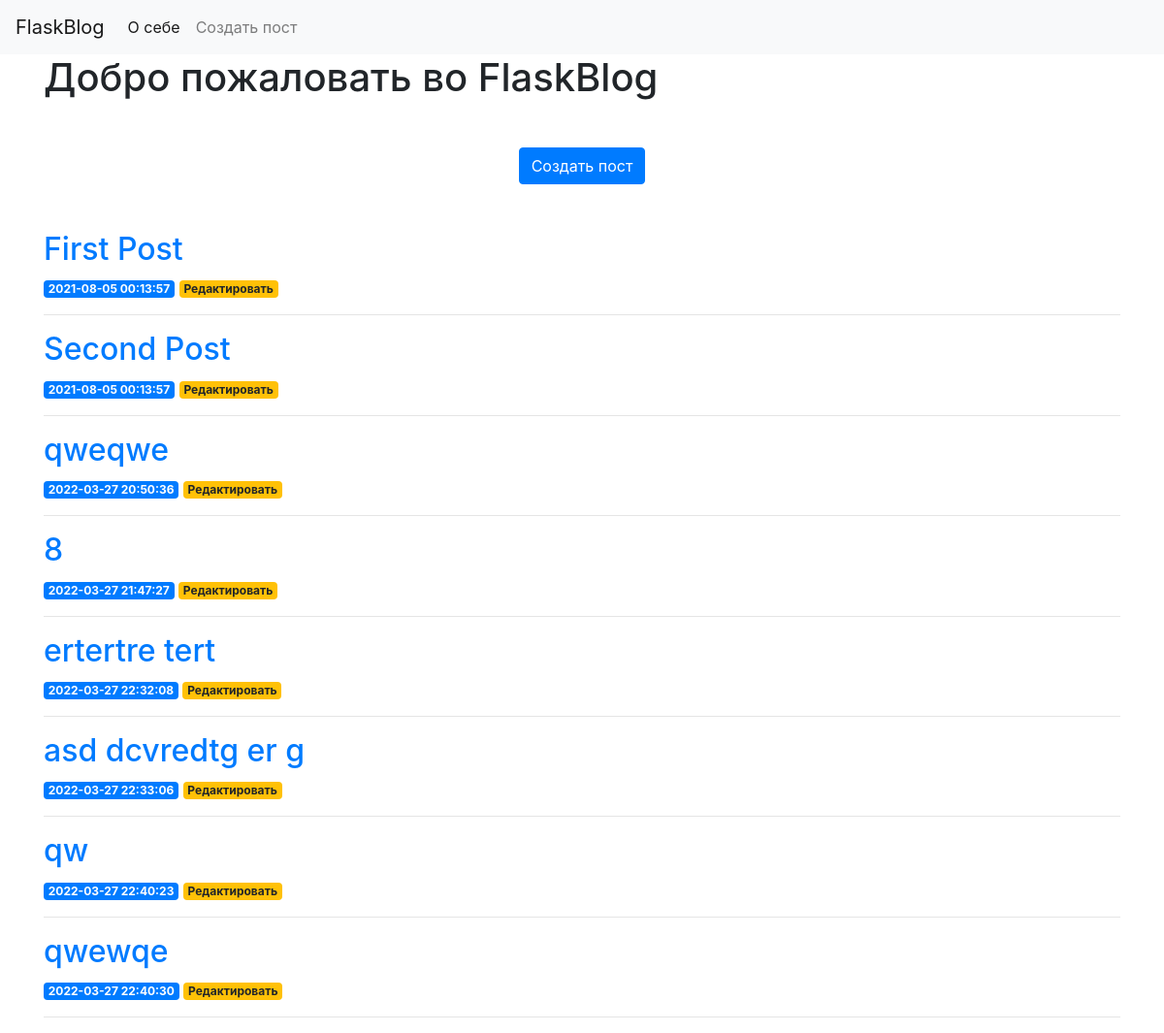
Before: / with the older database file.
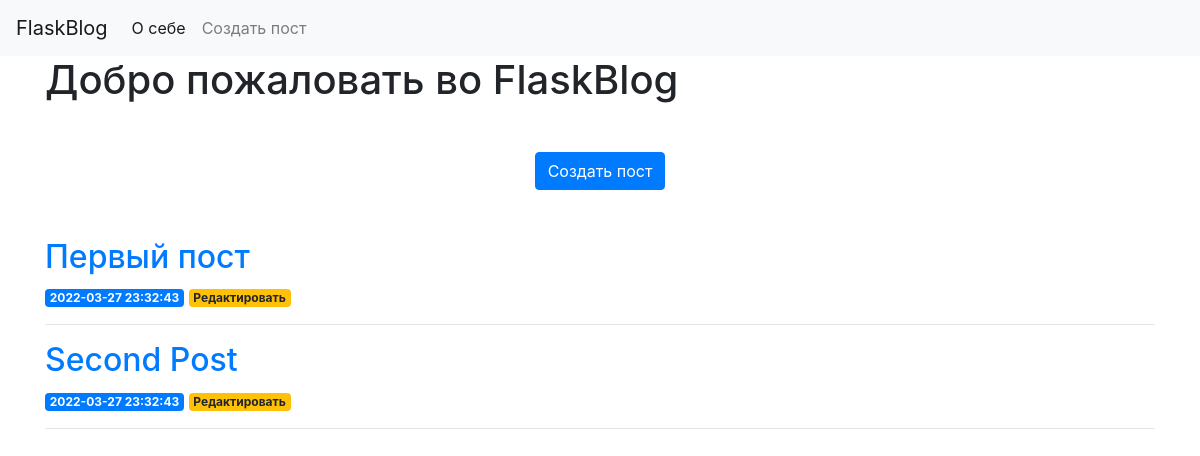
After: the same page with the newer database file.
### tables this page shows
CREATE TABLE posts (
    id INTEGER PRIMARY KEY AUTOINCREMENT,
    created TIMESTAMP NOT NULL DEFAULT CURRENT_TIMESTAMP,
    title TEXT NOT NULL,
    content TEXT NOT NULL
);

### app.py (the view)
@app.route('/')
def index():
    conn = get_db_connection()
    posts = conn.execute('SELECT * FROM posts').fetchall()
    conn.close()
    return render_template('index.html', posts=posts)

### app.py (called while the page is built)
def get_db_connection():
    conn = sqlite3.connect('database.db')
    conn.row_factory = sqlite3.Row
    return conn

### templates/index.html
{% extends 'base.html' %}
{% block content %}
    <h1>{% block title %}Добро пожаловать во FlaskBlog{% endblock title %}</h1>
    <div class="form-group text-center mt-5 mb-5">
        <a href="{{ url_for('create') }}" class="btn btn-primary">
            Создать пост
        </a>
    </div>
    {% for post in posts %}
        <a href="{{ url_for('post', post_id=post['id']) }}">
            <h2>{{ post['title'] }}</h2>
        </a>
        <span class="badge badge-primary">{{ post['created'] }}</span>
        <a href="{{ url_for('edit', id=post['id']) }}">
            <span class="badge badge-warning">Редактировать</span>
        </a>
        <hr>
    {% endfor %}
{% endblock content %}

### templates/base.html (shortened to what this page needs)
<!doctype html>
<html lang="en">
  <head>
    <link rel="stylesheet" href="https://stackpath.bootstrapcdn.com/bootstrap/4.3.1/css/bootstrap.min.css">
  </head>
  <body>
    <nav class="navbar navbar-expand-md navbar-light bg-light">
        <a class="navbar-brand" href="{{ url_for('index')}}">FlaskBlog</a>
        <div class="collapse navbar-collapse" id="navbarNav">
            <ul class="navbar-nav">
				<li class="nav-item active">
					<a class="nav-link" href="#">О себе</a>
				</li>
				<li class="nav-item">
				<a class="nav-link" href="{{ url_for('create') }}">Создать пост</a>
				</li>
            </ul>
        </div>
    </nav>
    <div class="container">
      {% block content %} {% endblock %}
    </div>
  </body>
</html>

Changed rows visible on the page:
removed posts: title "First Post", created "2021-08-05 00:13:57"
removed posts: title "qweqwe", created "2022-03-27 20:50:36"
removed posts: title "8", created "2022-03-27 21:47:27"
removed posts: title "ertertre tert", created "2022-03-27 22:32:08"
removed posts: title "asd dcvredtg er g", created "2022-03-27 22:33:06"
removed posts: title "qw", created "2022-03-27 22:40:23"
removed posts: title "qwewqe", created "2022-03-27 22:40:30"
added posts: title "Первый пост", created "2022-03-27 23:32:43"
changed posts "Second Post": created "2021-08-05 00:13:57" → "2022-03-27 23:32:43"
